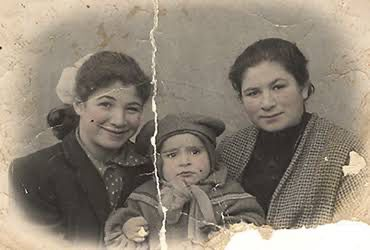
#> input picture resim.jpeg, 370 x 250 px
$ python odev.py
#> lines starting #> are read from the running program, lines starting #| are printed output that depends on the picture; after the words box and inside, x2 and y2 are one past the last pixel; in counts of white or black regions, pixels touching at a corner belong together
import cv2 as cv
import numpy as np

img = cv.imread("resim.jpeg")
#> img is the input picture: shape (250, 370, 3); mean B, G, R 118.8, 132.6, 142.6
cv.imshow("Orijinal Resim", img)

markedDamages = cv.imread("resim.jpeg", 0)
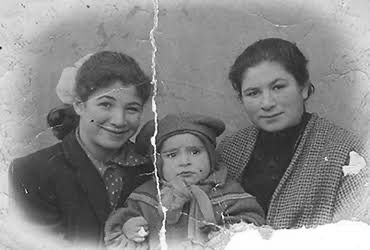
#> markedDamages: shape (250, 370); min 1, max 255, mean 134
ret, thresh = cv.threshold(markedDamages, 215, 300, cv.THRESH_BINARY)
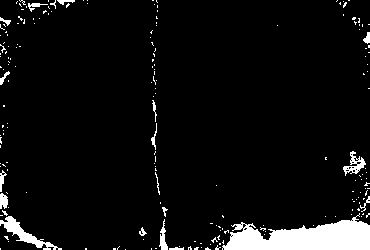
#> thresh: shape (250, 370); 5.9% white; 196 white regions (178 under 20 px), largest, box (x1, y1, x2, y2) and area: (222, 213, 370, 250) 3305, (0, 216, 62, 250) 530, (343, 151, 366, 176) 220
cv.imshow("Mask Threshold", thresh)

kernel = np.ones((7, 7), np.uint8)
mask = cv.dilate(thresh, kernel, iterations=1)
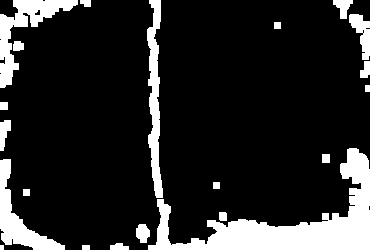
#> mask: shape (250, 370); 15.6% white; 21 white regions, largest, box (x1, y1, x2, y2) and area: (148, 148, 370, 250) 7008, (0, 0, 78, 88) 1977, (0, 159, 65, 250) 1751
cv.imshow("Mask Processed", mask)

restoredImage = cv.inpaint(img, mask, 3, cv.INPAINT_TELEA)
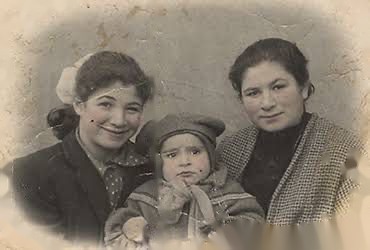
#> restoredImage: shape (250, 370, 3); mean B, G, R 112.6, 126.8, 137.2
cv.imshow("Restored", restoredImage)

cv.waitKey(0)
cv.destroyAllWindows()
